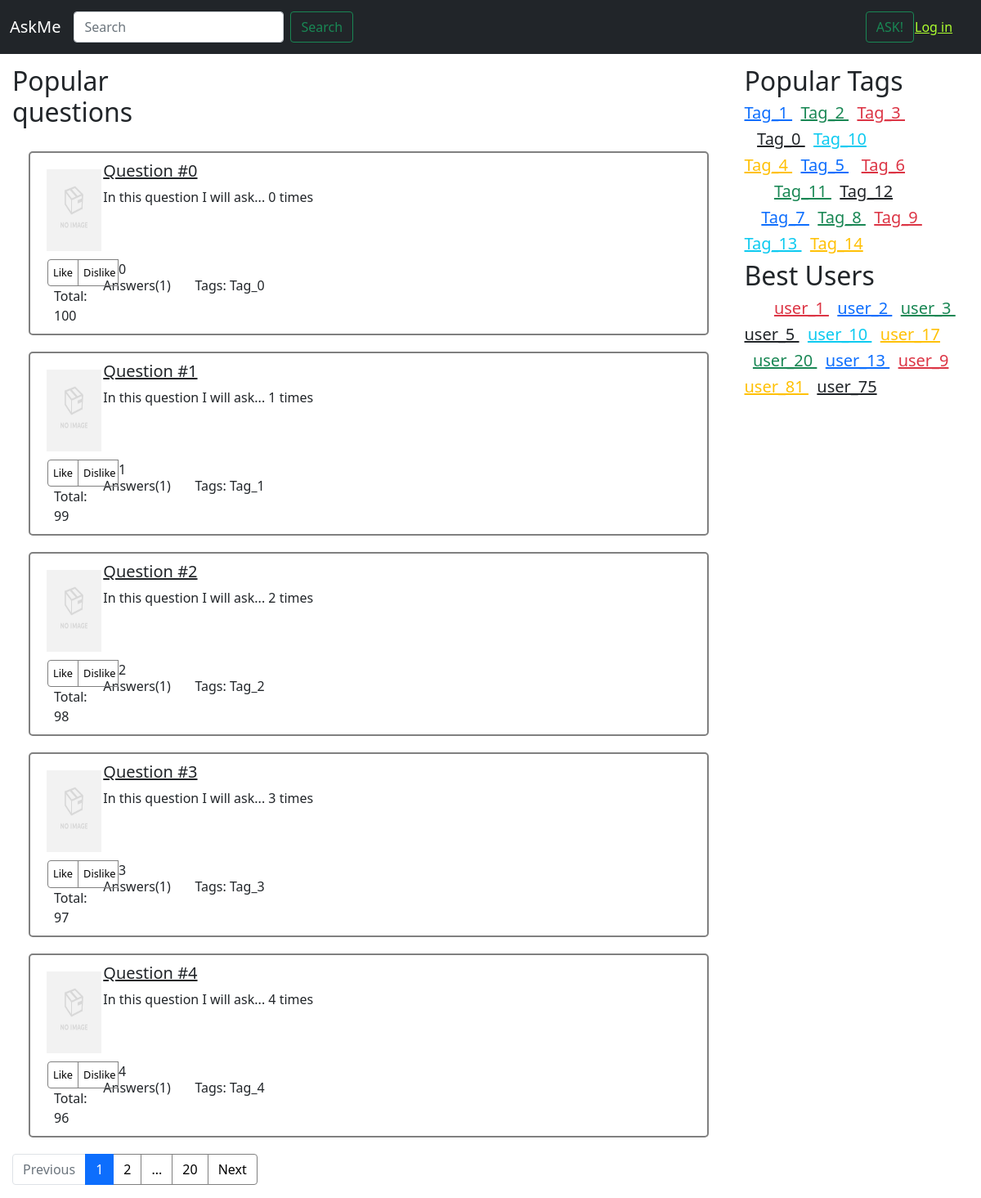
/hot/, run on the app's committed database.
### app/models.py (models this page shows)
class Question(models.Model):
    question_id = models.IntegerField(default=0)
    title = models.CharField(max_length=100)
    text = models.CharField(max_length=500)
    author = models.ForeignKey(Profile, on_delete=CASCADE, related_name="questions")
    date = models.DateTimeField(default=datetime.now, blank=True, null=True)
    carma = models.IntegerField(default=0)
    is_closed = models.IntegerField(default=0)
    answers_number = models.IntegerField(default=0)
    objects = QuestionManager()

class Profile(models.Model):
    user = models.OneToOneField(User, on_delete=CASCADE)
    avatar = models.ImageField(upload_to='avatars/', default='avatar.jpg')

class Tag(models.Model):
    name = models.CharField(max_length=20)
    carma = models.IntegerField(default=0)
    questions = models.ManyToManyField(Question, related_name="tags")

### app/views.py (the view)
# urls.py: path('hot/', views.hot, name="hot"),
def hot(request):
    popular_questions = Question.objects.popular_questions()
    content = paginate(popular_questions, request, 5)
    context = {
        'contents': content,
        'new_questions': content,
        'next': 'hot'
    }
    return render(request, "hot.html", context=context)

### app/models.py (called while the page is built)
    def popular_questions(self):
        return self.filter().order_by("-carma")

### app/views.py (called while the page is built)
def paginate(objects_list, request, per_page=10):
    paginator = Paginator(objects_list, per_page)
    page_number=request.GET.get('page')
    content=paginator.get_page(page_number)
    return content

### templates/hot.html (shortened to what this page needs)
{% extends "incl/base.html" %}
{% load static %}
{% block content %}
    <div class="col-9">
            <div class="row">
                <div class="col-3">
                    <h2>Popular questions</h2>
                </div>
            </div>
            {% for question in contents %}
                {% include "incl/single_question.html" %}
            {% endfor %}
            {% include "incl/pagination.html" %}
    </div>
{% endblock content %}

### templates/incl/single_question.html (shortened to what this page needs)
{% load static %}
<div class="row question">
    <div class="col-1">
        <div class="row">
            <img class="question-avatar" src="{{ question.author.avatar.url }}" alt="">
        </div>
        <div class="row">
            <div class="btn-group" role="group" aria-label="Basic radio toggle button group">
                <label data-up="yes" data-id="{{ question.question_id }}" class="question-vote-up btn btn-outline-primary question-button" for="btnradio1">Like</label>
                <label data-up="no" data-id="{{ question.question_id }}" class="question-vote-down btn btn-outline-primary question-button" for="btnradio2">Dislike</label>
              <h7>
                {{ question.question_id }}
              </h7>
              </div>
        </div>
        <div class="row" style="padding-left: 7px;">
            <h7 id="question-rating-{{ question.question_id }}">
                Total: {{ question.carma }}
            </h7>
        </div>
    </div>
    <div class="col-10">
        <div class="row">
            <h5>
                <a id="question-title-{{ question.question_id }}" class="link-dark" href="{% url "question" %}?id={{ question.id }}">
                    {{ question.title }}
                </a>
            </h5>
        </div>
        <div class="row" style="height: 100px;">
            <h7>
                {{ question.text }}
            </h7>
        </div>
        <div class="row">
        </div>
        <div class="row">
            <div class="col-2">
                <h8>
                    Answers({{ question.answers_number }})
                </h8>
            </div>
            <div class="col-10">
                <h8>
                    Tags:
                    {% for tag in question.tags.all %}
                        {{ tag.name }}
                    {% endfor %}
                </h8>
            </div>
        </div>
    </div>
</div>

### static/css/my.css (style rules this page uses)
.question { margin: 20px; padding: 10px; border: 2px solid gray; border-radius: 5px; }
.question-avatar { width: 100px; height: 100px; margin: 10px; padding: 0px; }
.question-button { width: 50px; font-size: 0.8rem; padding: .375rem 0.375rem; color: black; background-color: 0dfded; border-color: gray; }

### data on the page
Question: author.avatar (placeholder picture), question_id "0", carma "100", title "Question #0", text "In this question I will ask... 0 times", answers_number "1"
Tag: name "Tag_0"
Question: author.avatar (placeholder picture), question_id "1", carma "99", title "Question #1", text "In this question I will ask... 1 times", answers_number "1"
Tag: name "Tag_1"
Question: author.avatar (placeholder picture), question_id "2", carma "98", title "Question #2", text "In this question I will ask... 2 times", answers_number "1"
Tag: name "Tag_2"
Question: author.avatar (placeholder picture), question_id "3", carma "97", title "Question #3", text "In this question I will ask... 3 times", answers_number "1"
Tag: name "Tag_3"
Question: author.avatar (placeholder picture), question_id "4", carma "96", title "Question #4", text "In this question I will ask... 4 times", answers_number "1"
Tag: name "Tag_4"

### other printed values
{{ contents.number }} "1"
{{ contents.next_page_number }} "2"
{{ contents.paginator.num_pages }} "20"
